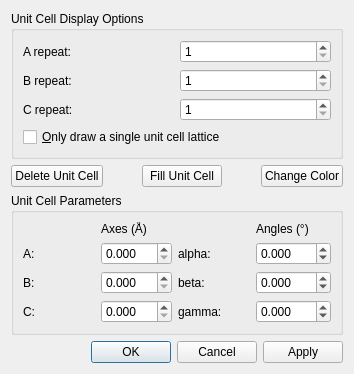
<?xml version="1.0" encoding="UTF-8"?>
<ui version="4.0">
 <class>UnitCellParamDialog</class>
 <widget class="QDialog" name="UnitCellParamDialog">
  <property name="geometry">
   <rect>
    <x>0</x>
    <y>0</y>
    <width>354</width>
    <height>365</height>
   </rect>
  </property>
  <property name="windowTitle">
   <string>Unit Cell Parameters</string>
  </property>
  <layout class="QVBoxLayout" name="verticalLayout">
   <item>
    <widget class="QGroupBox" name="groupBox">
     <property name="title">
      <string>Unit Cell Display Options</string>
     </property>
     <layout class="QGridLayout">
      <item row="0" column="0">
       <widget class="QLabel" name="aRepeatLabel">
        <property name="text">
         <string>A repeat:</string>
        </property>
       </widget>
      </item>
      <item row="0" column="1">
       <widget class="QSpinBox" name="aCellSpinBox">
        <property name="minimum">
         <number>1</number>
        </property>
       </widget>
      </item>
      <item row="1" column="0">
       <widget class="QLabel" name="bRepeatLabel">
        <property name="text">
         <string>B repeat:</string>
        </property>
       </widget>
      </item>
      <item row="1" column="1">
       <widget class="QSpinBox" name="bCellSpinBox">
        <property name="minimum">
         <number>1</number>
        </property>
       </widget>
      </item>
      <item row="2" column="0">
       <widget class="QLabel" name="cRepeaLabel">
        <property name="text">
         <string>C repeat:</string>
        </property>
       </widget>
      </item>
      <item row="2" column="1">
       <widget class="QSpinBox" name="cCellSpinBox">
        <property name="minimum">
         <number>1</number>
        </property>
       </widget>
      </item>
      <item row="3" column="0" colspan="2">
       <widget class="QCheckBox" name="onlyRenderOriginalUnitCell">
        <property name="text">
         <string>&amp;Only draw a single unit cell lattice</string>
        </property>
       </widget>
      </item>
     </layout>
    </widget>
   </item>
   <item>
    <layout class="QHBoxLayout" name="horizontalLayout">
     <item>
      <widget class="QPushButton" name="deleteUnitCell">
       <property name="text">
        <string>Delete Unit Cell</string>
       </property>
      </widget>
     </item>
     <item>
      <spacer name="horizontalSpacer">
       <property name="orientation">
        <enum>Qt::Horizontal</enum>
       </property>
       <property name="sizeHint" stdset="0">
        <size>
         <width>40</width>
         <height>20</height>
        </size>
       </property>
      </spacer>
     </item>
     <item>
      <widget class="QPushButton" name="fillUnitCell">
       <property name="text">
        <string>Fill Unit Cell</string>
       </property>
      </widget>
     </item>
     <item>
      <spacer name="horizontalSpacer_3">
       <property name="orientation">
        <enum>Qt::Horizontal</enum>
       </property>
       <property name="sizeHint" stdset="0">
        <size>
         <width>40</width>
         <height>20</height>
        </size>
       </property>
      </spacer>
     </item>
     <item>
      <widget class="QPushButton" name="changeColor">
       <property name="sizePolicy">
        <sizepolicy hsizetype="Preferred" vsizetype="Fixed">
         <horstretch>0</horstretch>
         <verstretch>0</verstretch>
        </sizepolicy>
       </property>
       <property name="text">
        <string>Change Color</string>
       </property>
      </widget>
     </item>
    </layout>
   </item>
   <item>
    <widget class="QGroupBox" name="groupBox_2">
     <property name="title">
      <string>Unit Cell Parameters</string>
     </property>
     <layout class="QVBoxLayout">
      <item>
       <layout class="QGridLayout">
        <item row="1" column="0">
         <widget class="QLabel" name="label_4">
          <property name="text">
           <string>A:</string>
          </property>
         </widget>
        </item>
        <item row="1" column="1">
         <widget class="QDoubleSpinBox" name="aLengthSpinBox">
          <property name="decimals">
           <number>3</number>
          </property>
          <property name="maximum">
           <double>999.990000000000009</double>
          </property>
         </widget>
        </item>
        <item row="1" column="2">
         <widget class="QLabel" name="label_9">
          <property name="text">
           <string>alpha:</string>
          </property>
         </widget>
        </item>
        <item row="1" column="3">
         <widget class="QDoubleSpinBox" name="alphaSpinBox">
          <property name="decimals">
           <number>3</number>
          </property>
          <property name="minimum">
           <double>-360.000000000000000</double>
          </property>
          <property name="maximum">
           <double>360.000000000000000</double>
          </property>
         </widget>
        </item>
        <item row="2" column="0">
         <widget class="QLabel" name="label_5">
          <property name="text">
           <string>B:</string>
          </property>
         </widget>
        </item>
        <item row="2" column="1">
         <widget class="QDoubleSpinBox" name="bLengthSpinBox">
          <property name="decimals">
           <number>3</number>
          </property>
          <property name="maximum">
           <double>999.990000000000009</double>
          </property>
         </widget>
        </item>
        <item row="2" column="2">
         <widget class="QLabel" name="label_10">
          <property name="text">
           <string>beta:</string>
          </property>
         </widget>
        </item>
        <item row="2" column="3">
         <widget class="QDoubleSpinBox" name="betaSpinBox">
          <property name="decimals">
           <number>3</number>
          </property>
          <property name="minimum">
           <double>-360.000000000000000</double>
          </property>
          <property name="maximum">
           <double>360.000000000000000</double>
          </property>
         </widget>
        </item>
        <item row="3" column="0">
         <widget class="QLabel" name="label_6">
          <property name="text">
           <string>C:</string>
          </property>
         </widget>
        </item>
        <item row="3" column="1">
         <widget class="QDoubleSpinBox" name="cLengthSpinBox">
          <property name="decimals">
           <number>3</number>
          </property>
          <property name="maximum">
           <double>999.990000000000009</double>
          </property>
         </widget>
        </item>
        <item row="3" column="2">
         <widget class="QLabel" name="label_11">
          <property name="text">
           <string>gamma:</string>
          </property>
         </widget>
        </item>
        <item row="3" column="3">
         <widget class="QDoubleSpinBox" name="gammaSpinBox">
          <property name="decimals">
           <number>3</number>
          </property>
          <property name="minimum">
           <double>-360.000000000000000</double>
          </property>
          <property name="maximum">
           <double>360.000000000000000</double>
          </property>
         </widget>
        </item>
        <item row="0" column="1">
         <widget class="QLabel" name="AxesLabel">
          <property name="text">
           <string>Axes (Å)</string>
          </property>
         </widget>
        </item>
        <item row="0" column="3">
         <widget class="QLabel" name="anglesLabel">
          <property name="text">
           <string>Angles (°)</string>
          </property>
         </widget>
        </item>
       </layout>
      </item>
     </layout>
    </widget>
   </item>
   <item>
    <spacer name="verticalSpacer">
     <property name="orientation">
      <enum>Qt::Vertical</enum>
     </property>
     <property name="sizeHint" stdset="0">
      <size>
       <width>20</width>
       <height>40</height>
      </size>
     </property>
    </spacer>
   </item>
   <item>
    <widget class="QDialogButtonBox" name="buttonBox">
     <property name="orientation">
      <enum>Qt::Horizontal</enum>
     </property>
     <property name="standardButtons">
      <set>QDialogButtonBox::Apply|QDialogButtonBox::Cancel|QDialogButtonBox::Ok</set>
     </property>
    </widget>
   </item>
  </layout>
 </widget>
 <resources/>
 <connections>
  <connection>
   <sender>buttonBox</sender>
   <signal>accepted()</signal>
   <receiver>UnitCellParamDialog</receiver>
   <slot>accept()</slot>
   <hints>
    <hint type="sourcelabel">
     <x>146</x>
     <y>422</y>
    </hint>
    <hint type="destinationlabel">
     <x>146</x>
     <y>99</y>
    </hint>
   </hints>
  </connection>
  <connection>
   <sender>buttonBox</sender>
   <signal>rejected()</signal>
   <receiver>UnitCellParamDialog</receiver>
   <slot>reject()</slot>
   <hints>
    <hint type="sourcelabel">
     <x>146</x>
     <y>422</y>
    </hint>
    <hint type="destinationlabel">
     <x>146</x>
     <y>99</y>
    </hint>
   </hints>
  </connection>
  <connection>
   <sender>buttonBox</sender>
   <signal>clicked(QAbstractButton*)</signal>
   <receiver>UnitCellParamDialog</receiver>
   <slot>buttonClicked(QAbstractButton*)</slot>
   <hints>
    <hint type="sourcelabel">
     <x>161</x>
     <y>406</y>
    </hint>
    <hint type="destinationlabel">
     <x>162</x>
     <y>211</y>
    </hint>
   </hints>
  </connection>
 </connections>
</ui>
